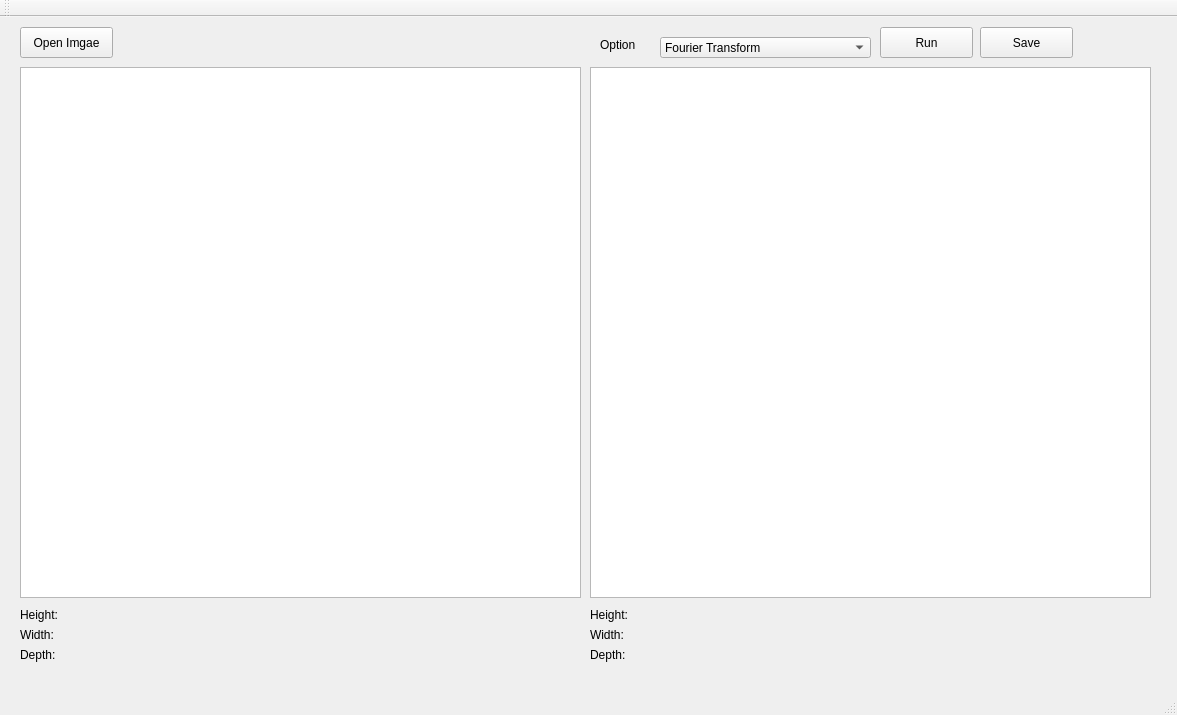
<?xml version="1.0" encoding="UTF-8"?>
<ui version="4.0">
 <class>MainWindow</class>
 <widget class="QMainWindow" name="MainWindow">
  <property name="geometry">
   <rect>
    <x>0</x>
    <y>0</y>
    <width>1177</width>
    <height>715</height>
   </rect>
  </property>
  <property name="windowTitle">
   <string>MainWindow</string>
  </property>
  <widget class="QWidget" name="centralWidget">
   <widget class="QPushButton" name="pushButton_openImage">
    <property name="geometry">
     <rect>
      <x>20</x>
      <y>10</y>
      <width>93</width>
      <height>31</height>
     </rect>
    </property>
    <property name="text">
     <string>Open Imgae</string>
    </property>
   </widget>
   <widget class="QGraphicsView" name="graphicsView_input">
    <property name="geometry">
     <rect>
      <x>20</x>
      <y>50</y>
      <width>561</width>
      <height>531</height>
     </rect>
    </property>
   </widget>
   <widget class="QGraphicsView" name="graphicsView_output">
    <property name="geometry">
     <rect>
      <x>590</x>
      <y>50</y>
      <width>561</width>
      <height>531</height>
     </rect>
    </property>
   </widget>
   <widget class="QComboBox" name="comboBox">
    <property name="geometry">
     <rect>
      <x>660</x>
      <y>20</y>
      <width>211</width>
      <height>21</height>
     </rect>
    </property>
    <property name="editable">
     <bool>false</bool>
    </property>
    <item>
     <property name="text">
      <string>Fourier Transform</string>
     </property>
    </item>
    <item>
     <property name="text">
      <string>Inverse Fourier Transform</string>
     </property>
    </item>
    <item>
     <property name="text">
      <string>FFT -&gt; IFFT</string>
     </property>
    </item>
    <item>
     <property name="text">
      <string>Histogram Equalization</string>
     </property>
    </item>
    <item>
     <property name="text">
      <string>Scaling</string>
     </property>
    </item>
    <item>
     <property name="text">
      <string>Roatation</string>
     </property>
    </item>
    <item>
     <property name="text">
      <string>Homomorphic Filtering</string>
     </property>
    </item>
    <item>
     <property name="text">
      <string>Adptive Mean Filter</string>
     </property>
    </item>
   </widget>
   <widget class="QLabel" name="label">
    <property name="geometry">
     <rect>
      <x>600</x>
      <y>20</y>
      <width>51</width>
      <height>16</height>
     </rect>
    </property>
    <property name="text">
     <string>Option</string>
    </property>
   </widget>
   <widget class="QPushButton" name="pushButton_Run">
    <property name="geometry">
     <rect>
      <x>880</x>
      <y>10</y>
      <width>93</width>
      <height>31</height>
     </rect>
    </property>
    <property name="text">
     <string>Run</string>
    </property>
   </widget>
   <widget class="QPushButton" name="pushButton">
    <property name="geometry">
     <rect>
      <x>980</x>
      <y>10</y>
      <width>93</width>
      <height>31</height>
     </rect>
    </property>
    <property name="text">
     <string>Save</string>
    </property>
   </widget>
   <widget class="QLabel" name="label_2">
    <property name="geometry">
     <rect>
      <x>20</x>
      <y>590</y>
      <width>72</width>
      <height>15</height>
     </rect>
    </property>
    <property name="text">
     <string>Height:</string>
    </property>
   </widget>
   <widget class="QLabel" name="label_3">
    <property name="geometry">
     <rect>
      <x>20</x>
      <y>610</y>
      <width>72</width>
      <height>15</height>
     </rect>
    </property>
    <property name="text">
     <string>Width:</string>
    </property>
   </widget>
   <widget class="QLabel" name="label_4">
    <property name="geometry">
     <rect>
      <x>20</x>
      <y>630</y>
      <width>72</width>
      <height>15</height>
     </rect>
    </property>
    <property name="text">
     <string>Depth:</string>
    </property>
   </widget>
   <widget class="QLabel" name="label_depth_input">
    <property name="geometry">
     <rect>
      <x>100</x>
      <y>630</y>
      <width>211</width>
      <height>16</height>
     </rect>
    </property>
    <property name="text">
     <string/>
    </property>
   </widget>
   <widget class="QLabel" name="label_width_input">
    <property name="geometry">
     <rect>
      <x>100</x>
      <y>610</y>
      <width>171</width>
      <height>16</height>
     </rect>
    </property>
    <property name="text">
     <string/>
    </property>
   </widget>
   <widget class="QLabel" name="label_height_input">
    <property name="geometry">
     <rect>
      <x>100</x>
      <y>590</y>
      <width>161</width>
      <height>16</height>
     </rect>
    </property>
    <property name="text">
     <string/>
    </property>
   </widget>
   <widget class="QLabel" name="label_5">
    <property name="geometry">
     <rect>
      <x>590</x>
      <y>610</y>
      <width>72</width>
      <height>15</height>
     </rect>
    </property>
    <property name="text">
     <string>Width:</string>
    </property>
   </widget>
   <widget class="QLabel" name="label_height_output">
    <property name="geometry">
     <rect>
      <x>670</x>
      <y>590</y>
      <width>161</width>
      <height>16</height>
     </rect>
    </property>
    <property name="text">
     <string/>
    </property>
   </widget>
   <widget class="QLabel" name="label_depth_output">
    <property name="geometry">
     <rect>
      <x>670</x>
      <y>630</y>
      <width>211</width>
      <height>16</height>
     </rect>
    </property>
    <property name="text">
     <string/>
    </property>
   </widget>
   <widget class="QLabel" name="label_width_output">
    <property name="geometry">
     <rect>
      <x>670</x>
      <y>610</y>
      <width>171</width>
      <height>16</height>
     </rect>
    </property>
    <property name="text">
     <string/>
    </property>
   </widget>
   <widget class="QLabel" name="label_6">
    <property name="geometry">
     <rect>
      <x>590</x>
      <y>630</y>
      <width>72</width>
      <height>15</height>
     </rect>
    </property>
    <property name="text">
     <string>Depth:</string>
    </property>
   </widget>
   <widget class="QLabel" name="label_7">
    <property name="geometry">
     <rect>
      <x>590</x>
      <y>590</y>
      <width>72</width>
      <height>15</height>
     </rect>
    </property>
    <property name="text">
     <string>Height:</string>
    </property>
   </widget>
  </widget>
  <widget class="QMenuBar" name="menuBar">
   <property name="geometry">
    <rect>
     <x>0</x>
     <y>0</y>
     <width>1177</width>
     <height>26</height>
    </rect>
   </property>
  </widget>
  <widget class="QToolBar" name="mainToolBar">
   <attribute name="toolBarArea">
    <enum>TopToolBarArea</enum>
   </attribute>
   <attribute name="toolBarBreak">
    <bool>false</bool>
   </attribute>
  </widget>
  <widget class="QStatusBar" name="statusBar"/>
 </widget>
 <layoutdefault spacing="6" margin="11"/>
 <resources/>
 <connections/>
</ui>
